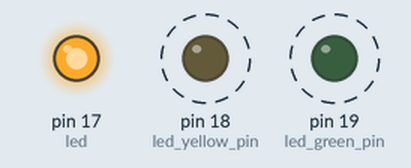
This program was run on a simulated MicroPython board. Parts: output pins drawn as LEDs (lit = HIGH). Dashed ring = blinking. What the program prints to the serial console is not drawn.

Above: at 0.2 s.
Timing chart, 0 to 3.0 s (numbered marks = the images above):
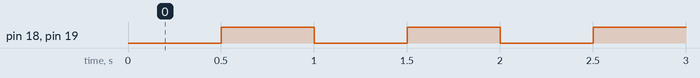

The program:

main.py
```python
from machine import Timer,Pin
from micropython import const
LEDPIN = const(17)
led = Pin(LEDPIN, Pin.OUT,value=1)
count = 0

def fun(tim):
    global count
    count += 1
    led.value(not led.value())
    print("fun", count)

tim = Timer(-1)
tim.init(period=1000, mode=Timer.PERIODIC, callback=fun)


from machine import Pin
from micropython import const
import time
LED_GREEN_PIN = const(19)
LED_YELLOW_PIN = const(18)

led_green_pin = Pin(LED_GREEN_PIN, Pin.OUT,value=1)
led_yellow_pin = Pin(LED_YELLOW_PIN, Pin.OUT,value=1)

KEY1pin = const(8)
KEY = Pin(KEY1pin, Pin.IN, Pin.PULL_UP) #构建·按键对象

state = 1 #led状态

def fun(KEY):
    global state
    time.sleep(0.01)
    if KEY.value() == 0:
        state = not state

KEY.irq(trigger=Pin.IRQ_FALLING, handler=fun)

LED = [led_green_pin, led_yellow_pin]
while True:
    for led in LED:
        led.value(0)
    time.sleep(0.5)
    for led in LED:
        led.value(1)
    time.sleep(0.5)
```

Measured:
- by itself, pin 18 (led_yellow_pin), pin 19 (led_green_pin): alternates HIGH for 0.50 s and LOW for 0.50 s
- by itself, everything shown: repeats every 1.0 s, in 3 steps
